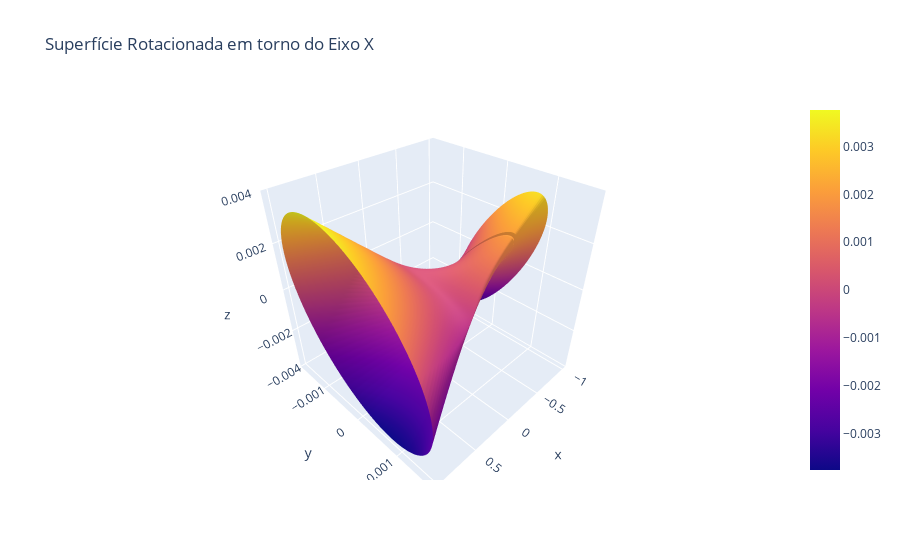

Write notebook code for a chart like this one.
### Code cell
from numpy import *
import plotly.graph_objects as go

λ = 1064e-9
q1 = 66e-3j
q2 = -500e-3 + 266e-3j
θ = (20. + 10.j)*π/180.

gb = GaussianBeam(1,λ,q1,q2,θ)

# Exemplo de dados (deve ser substituído pelos seus dados reais)
z = linspace(-1, 1, 100)  # Valores de z

waist_data, _ = gb.intensity_phase_ellipses(z)
φ_w, w1, w2 = waist_data

# Preparar dados para o plot
X, Y, Z = [], [], []

for zi, w1i, w2i, φ_wi in zip(z, w1, w2, φ_w):
    t = linspace(0., 2. * π, 100)
    x = w1i * cos(t)
    y = w2i * sin(t)
    
    # Aplicar rotação da elipse
    x_rot = x * cos(φ_wi) - y * sin(φ_wi)
    y_rot = x * sin(φ_wi) + y * cos(φ_wi)
    
    # Adiciona os pontos rotacionados às listas
    X.append(x_rot)
    Y.append(y_rot)
    Z.append(full_like(t, zi))

# Converter listas em arrays numpy para transformações
X = array(X).T
Y = array(Y).T
Z = array(Z).T

# Aplicar a rotação
XYZ_rot = dot(Ry(-π/2), vstack((X.flatten(), Y.flatten(), Z.flatten())))
X_rot, Y_rot, Z_rot = XYZ_rot[0].reshape(X.shape), XYZ_rot[1].reshape(Y.shape), XYZ_rot[2].reshape(Z.shape)

# Criação do gráfico
fig = go.Figure(data=[go.Surface(x=X_rot, y=Y_rot, z=Z_rot, connectgaps=True)])
fig.update_layout(title='Superfície Rotacionada em torno do Eixo X', autosize=True)
fig.show()

### Figure 1 — Plotly figure (JSON) as saved in the notebook; plotly's stock layout.template omitted (floating-point values rounded to 4 significant figures; data arrays with more than 128 entries replaced by an {"elided": "..."} marker saying what was removed)
{"data": [{"connectgaps": true, "type": "surface", "x": {"elided": "100x100 float values"}, "y": {"elided": "100x100 float values"}, "z": {"elided": "100x100 float values"}}], "layout": {"autosize": true, "title": {"text": "Superfície Rotacionada em torno do Eixo X"}}}
